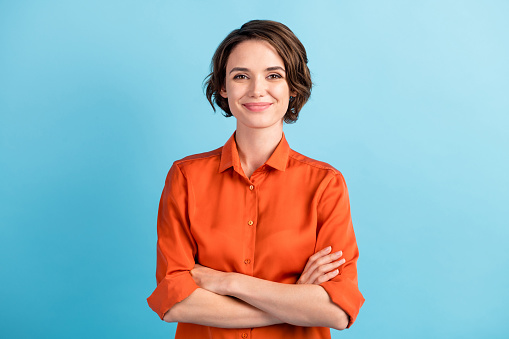
#> input picture images/1.jpg, 509 x 339 px
$ python image_read.py
#> lines starting #> are read from the running program, lines starting #| are printed output that depends on the picture
import cv2
img = cv2.imread('./images/1.jpg',1)
#> img is the input picture: shape (339, 509, 3); mean B, G, R 184.4, 177.9, 151.7
print(img.shape)
#| (339, 509, 3)
print(img.size)
#| 517653

b,g,r = cv2.split(img)
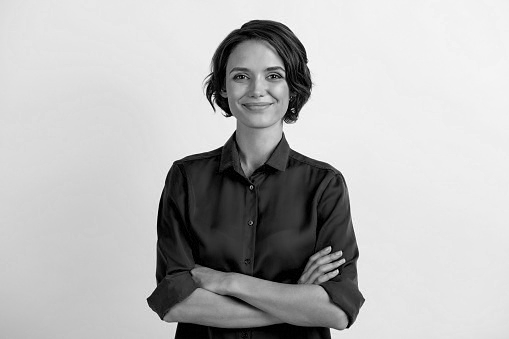
#> b: shape (339, 509); min 0, max 255, mean 184.4
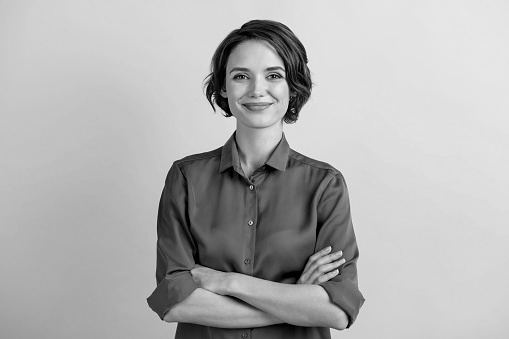
#> g: shape (339, 509); min 0, max 250, mean 177.9
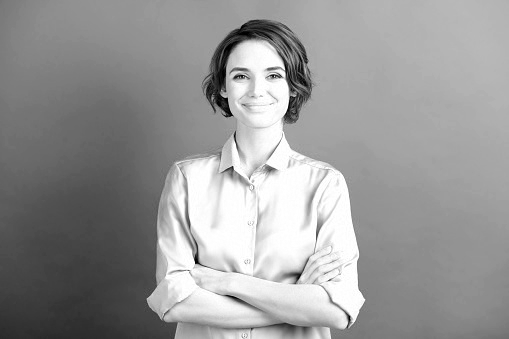
#> r: shape (339, 509); min 0, max 255, mean 151.7

b = 0


print(b)
cv2.imshow('image',cv2.resize(b,(800,300)))
cv2.imshow('image',cv2.resize(g,(800,300)))
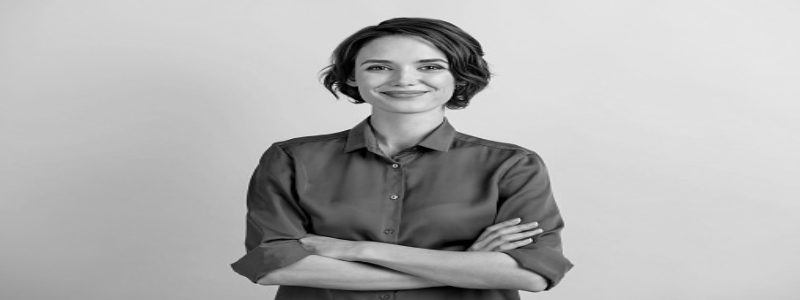
#> window 'image': shape (300, 800); min 0, max 243, mean 177.8
cv2.imshow('image',cv2.resize(r,(800,300)))
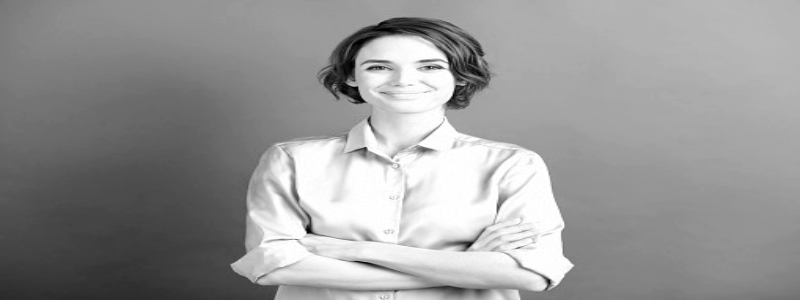
#> window 'image': shape (300, 800); min 0, max 255, mean 151.7


cv2.waitKey(0)
cv2.destroyAllWindows()

$ run again, with images/2.jpg copied over images/1.jpg
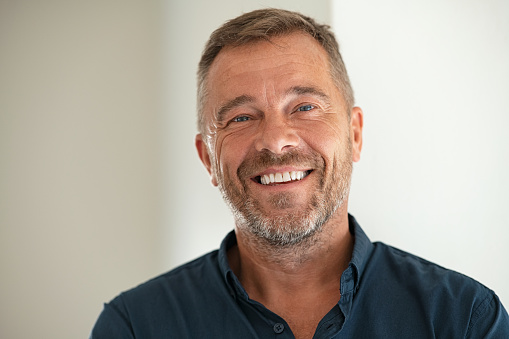
#> input picture images/2.jpg, 509 x 339 px
#> img is the input picture: shape (339, 509, 3); mean B, G, R 152.3, 163.4, 173.4
#| (339, 509, 3)
#| 517653
#> `b,g,r = cv2.split(img)`:
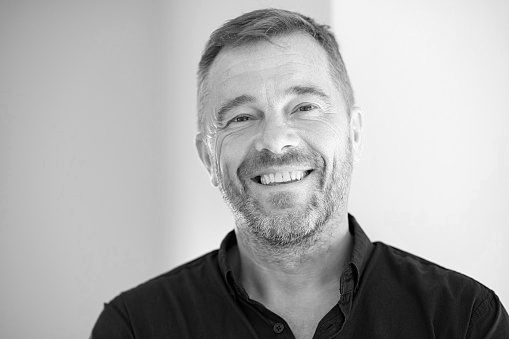
#> r: shape (339, 509); min 0, max 255, mean 173.4
#> `cv2.imshow('image',cv2.resize(r,(800,300)))`:
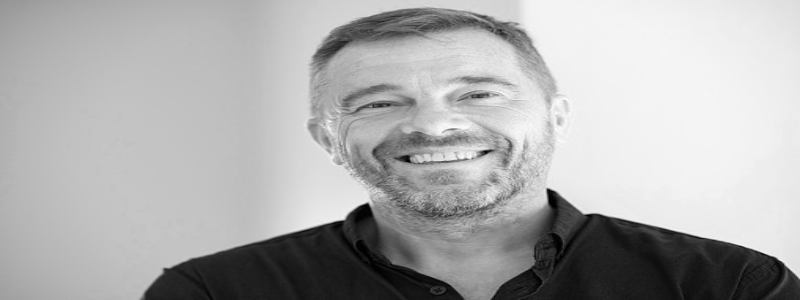
#> window 'image': shape (300, 800); min 0, max 254, mean 173.4

$ run again, with images/3.jpg copied over images/1.jpg
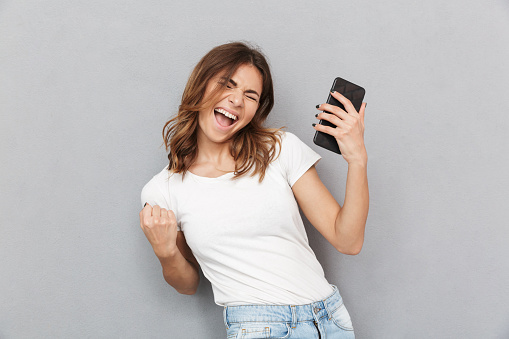
#> input picture images/3.jpg, 509 x 339 px
#> img is the input picture: shape (339, 509, 3); mean B, G, R 186.8, 187.6, 192.3
#| (339, 509, 3)
#| 517653
#> `b,g,r = cv2.split(img)`:
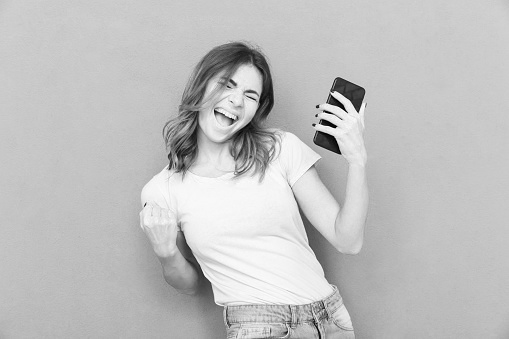
#> r: shape (339, 509); min 0, max 255, mean 192.3
#> `cv2.imshow('image',cv2.resize(r,(800,300)))`:
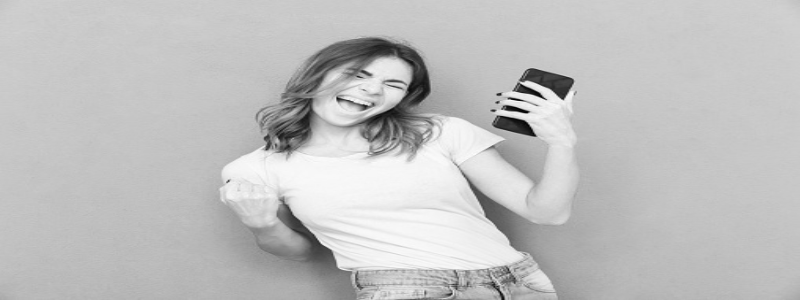
#> window 'image': shape (300, 800); min 2, max 253, mean 192.1
